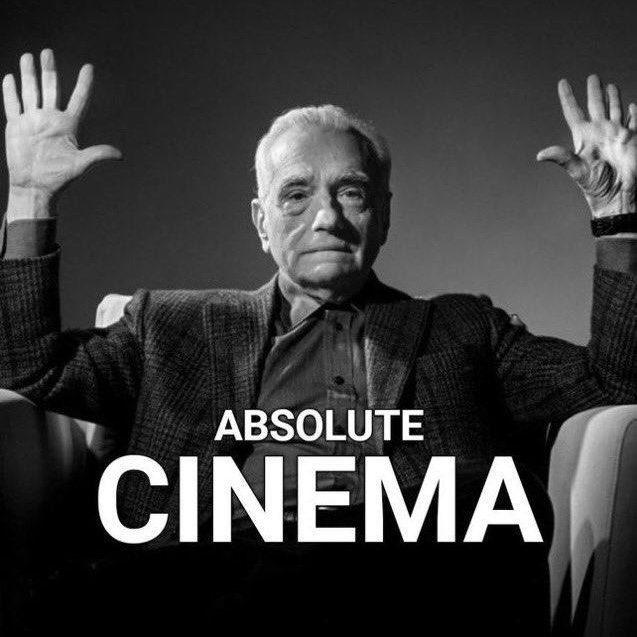
#> input picture codegate/ai/bright/images/absolute-cinema.png, 637 x 637 px
$ python -i submit.py   (imports and definitions only)
#> lines starting #> are read from the running program, lines starting #| are printed output that depends on the picture
# auto_bruteforce_submit.py

import base64
from PIL import Image, ImageEnhance
import io
import numpy as np
import subprocess

CHALLENGE = "s.Agpp.AABDqugu9uTpNMLez4wsCW/z"
IMAGE_LIST = [
    "images/absolute-cinema.png",
    "images/hackerman.png",
    "images/oiia.png",
    "images/stop-doing-math.png"
]

def solve_pow(challenge: str) -> str:
    result = subprocess.check_output(["python3", "pow.py", "solve", challenge])
    return result.decode().strip()

def preprocess_image(image_path: str) -> str:
#> called with image_path = 'images/absolute-cinema.png'
    img = Image.open(image_path).convert('RGB')
    mean = np.mean(np.array(img))
#> mean = 60.39
    if mean < 250:
        img = ImageEnhance.Brightness(img).enhance(255.0 / mean)
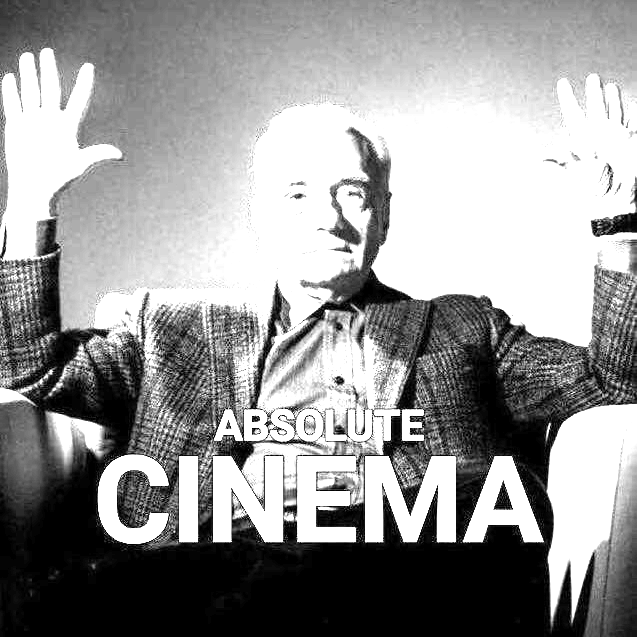
#> img: PIL image 637x637 RGB; min 0, max 255, mean 150.6

    if img.width != img.height:
        size = max(img.width, img.height)
        img = img.resize((size, size))

    buf = io.BytesIO()
    img.save(buf, format="PNG")
    return base64.b64encode(buf.getvalue()).decode()

def run_server(solution: str, b64_image: str) -> str:
    from subprocess import Popen, PIPE

    proc = Popen(["python3", "server.py"], stdin=PIPE, stdout=PIPE, stderr=PIPE, text=True)

    image_parts = [b64_image[i:i+512] for i in range(0, len(b64_image), 512)]
    image_parts.append("END")

    try:
        stdout, stderr = proc.communicate(
            input=f"{solution}\n" + "\n".join(image_parts) + "\n",
            timeout=10
        )
    except subprocess.TimeoutExpired:
        proc.kill()
        stdout, stderr = proc.communicate()

    return stdout

def main():
    solution = solve_pow(CHALLENGE)
    print(f"[*] PoW Solved: {solution}")

    for img_path in IMAGE_LIST:
        print(f"\n[>] Trying image: {img_path}")
        b64_img = preprocess_image(img_path)
        output = run_server(solution, b64_img)
        print(output)

        if "flag" in output.lower():
            print("[✔] Flag found!")
            break
        else:
            print("[✘] No flag with this image.")

# [2 lines not run here, left out]

>>> result = preprocess_image('images/absolute-cinema.png')
